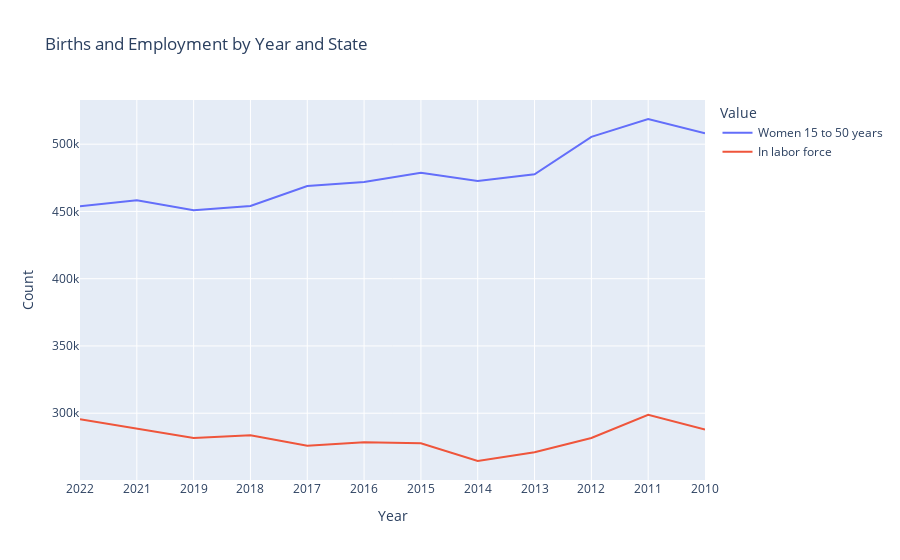

The notebook cell saved with this chart:
### Code cell
target_state = consol_df[consol_df['State']=='California']
# Create the line chart
fig = px.line(target_state, x='Year', y='Count', color='Value', title='Births and Employment by Year and State')
fig.show()

### Figure 1 — Plotly figure (JSON) as saved in the notebook; plotly's stock layout.template omitted (floating-point values rounded to 4 significant figures)
{"data": [{"hovertemplate": "Value=Women 15 to 50 years<br>Year=%{x}<br>Count=%{y}<extra></extra>", "legendgroup": "Women 15 to 50 years", "line": {"color": "#636efa", "dash": "solid"}, "marker": {"symbol": "circle"}, "mode": "lines", "name": "Women 15 to 50 years", "orientation": "v", "showlegend": true, "type": "scatter", "x": ["2022", "2021", "2019", "2018", "2017", "2016", "2015", "2014", "2013", "2012", "2011", "2010"], "xaxis": "x", "y": [453850, 458334, 450971, 454027, 468957, 471829, 478813, 472565, 477649, 505431, 518722, 508113], "yaxis": "y"}, {"hovertemplate": "Value=In labor force<br>Year=%{x}<br>Count=%{y}<extra></extra>", "legendgroup": "In labor force", "line": {"color": "#EF553B", "dash": "solid"}, "marker": {"symbol": "circle"}, "mode": "lines", "name": "In labor force", "orientation": "v", "showlegend": true, "type": "scatter", "x": ["2022", "2021", "2019", "2018", "2017", "2016", "2015", "2014", "2013", "2012", "2011", "2010"], "xaxis": "x", "y": [295534, 288596, 281556, 283565, 275864, 278450, 277647, 264477, 271029, 281543, 298753, 287872], "yaxis": "y"}], "layout": {"legend": {"title": {"text": "Value"}, "tracegroupgap": 0}, "title": {"text": "Births and Employment by Year and State"}, "xaxis": {"anchor": "y", "domain": [0, 1], "title": {"text": "Year"}}, "yaxis": {"anchor": "x", "domain": [0, 1], "title": {"text": "Count"}}}}
